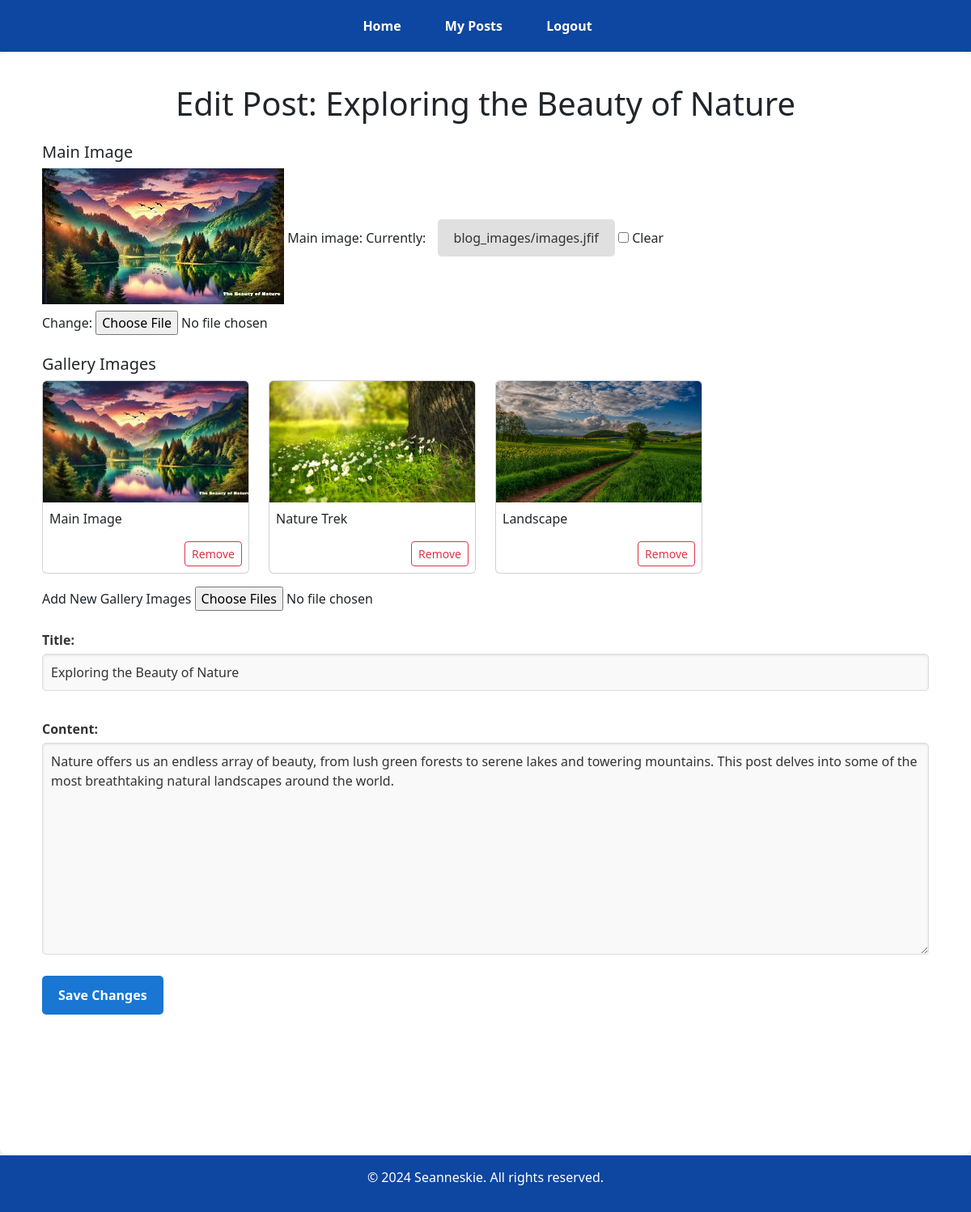
/edit-post/6/ (signed in), run on the app's committed database.
### blog/models.py (models this page shows, shortened)
class BlogPost(models.Model):
    title = models.CharField(max_length=200)
    content = models.TextField()
    author = models.ForeignKey(User, on_delete=models.CASCADE)
    created_at = models.DateTimeField(auto_now_add=True)
    main_image = models.ImageField(upload_to='blog_images/', blank=True, null=True)

class GalleryImage(models.Model):
    blog_post = models.ForeignKey(BlogPost, related_name='gallery_images', on_delete=models.CASCADE)
    image = models.ImageField(upload_to='blog_post_images/')
    caption = models.CharField(max_length=200, blank=True)

### blog/views.py (the view)
# urls.py: path('edit-post/<int:pk>/', views.edit_post, name='edit_post'),
@login_required
def edit_post(request, pk):
    post = get_object_or_404(BlogPost, pk=pk, author=request.user)
    gallery_images = GalleryImage.objects.filter(blog_post=post)  # Retrieve existing gallery images
    if request.method == 'POST':
        form = BlogPostForm(request.POST, request.FILES, instance=post)
        if form.is_valid():
            form.save()
            gallery_images_files = request.FILES.getlist('gallery_images')
            for image_file in gallery_images_files:
                GalleryImage.objects.create(blog_post=post, image=image_file)
            return redirect('my_posts')
    else:
        form = BlogPostForm(instance=post)
    return render(request, 'blog/edit_post.html', {
        'form': form,
        'post': post,
        'gallery_images': gallery_images,
    })

### blog/forms.py
class BlogPostForm(forms.ModelForm):
    class Meta:
        model = BlogPost
        fields = ['title', 'content', 'main_image']  # Include the main image field

### blog/templates/blog/edit_post.html (shortened to what this page needs)
{% extends 'blog/base.html' %}
{% block content %}
<div class="container">
    <h1 class="mb-4">Edit Post: {{ post.title }}</h1>
    <form method="post" enctype="multipart/form-data">
        <div class="mb-4">
            <h5>Main Image</h5>
            {% if post.main_image %}
                <img src="{{ post.main_image.url }}" class="img-fluid mb-2" style="max-height: 200px; object-fit: cover;" alt="Main Image Preview">
            {% else %}
                <p>No main image available.</p>
            {% endif %}
            {{ form.main_image.label }}: {{ form.main_image }}
        </div>
        <div class="mb-4">
            <h5>Gallery Images</h5>
            <div class="row">
                {% for image in gallery_images %}
                    <div class="col-md-3 mb-3">
                        <div class="card">
                            <img src="{{ image.image.url }}" class="card-img-top" alt="Gallery Image Preview" style="height: 150px; object-fit: cover;">
                            <div class="card-body p-2">
                                <p class="card-text">{{ image.caption }}</p>
                                <a href="{% url 'remove_gallery_image' image.pk %}" class="btn btn-outline-danger btn-sm float-end">Remove</a>
                            </div>
                        </div>
                    </div>
                {% empty %}
                    <p class="text-muted">No gallery images available.</p>
                {% endfor %}
            </div>
            <label for="id_gallery_images">Add New Gallery Images</label>
            <input type="file" name="gallery_images" id="id_gallery_images" multiple>
        </div>
        <div class="form-group">
            {{ form.title.label_tag }}
            {{ form.title }}
        </div>
        <div class="form-group">
            {{ form.content.label_tag }}
            {{ form.content }}
        </div>
        <button type="submit" class="btn btn-primary">Save Changes</button>
    </form>
</div>
{% endblock %}

### blog/static/css/style.css (style rules this page uses)
body { font-family: 'Roboto', sans-serif; margin: 0; padding: 0; background-color: #f0f4f8; color: #333; }
a { color: #1976d2; }
a { text-decoration: none; color: #333; }
.form-group { margin-bottom: 20px; }
.form-group label { display: block; font-weight: bold; margin-bottom: 5px; color: #333; }
input[type="text"], textarea, select { width: 100%; padding: 12px; border-radius: 5px; border: 1px solid #ddd; box-shadow: inset 0 1px 3px rgba(0, 0, 0, 0.1); font-size: 16px; color: #333; background-color: #f9f9f9; transition: all 0.3s ease; }
textarea { min-height: 120px; resize: vertical; }
input[type="text"], textarea { width: 100%; padding: 10px; margin-bottom: 15px; border-radius: 5px; border: 1px solid #ddd; font-size: 16px; color: #333; background-color: #f9f9f9; }
button[type="submit"] { background-color: #1976d2; color: white; padding: 12px 20px; border: none; border-radius: 5px; cursor: pointer; font-size: 16px; font-weight: bold; transition: background-color 0.3s ease; display: inline-block; }
form a { text-decoration: none; padding: 12px 20px; background-color: #e0e0e0; color: #333; border-radius: 5px; margin-left: 10px; transition: background-color 0.3s ease; }
h1 { text-align: center; font-size: 2rem; color: #1976d2; margin-bottom: 20px; }

### data on the page
BlogPost: title "Exploring the Beauty of Nature", main_image (picture), content "Nature offers us an endless array of beauty, from lush green forests to serene lakes and towering mountains. This post delves into some of the most breathtaking natural landscapes around the world."
GalleryImage: main_image.label "Main image", image (picture), caption "Main Image"
GalleryImage: image (picture), caption "Nature Trek"
GalleryImage: image (picture), caption "Landscape"
